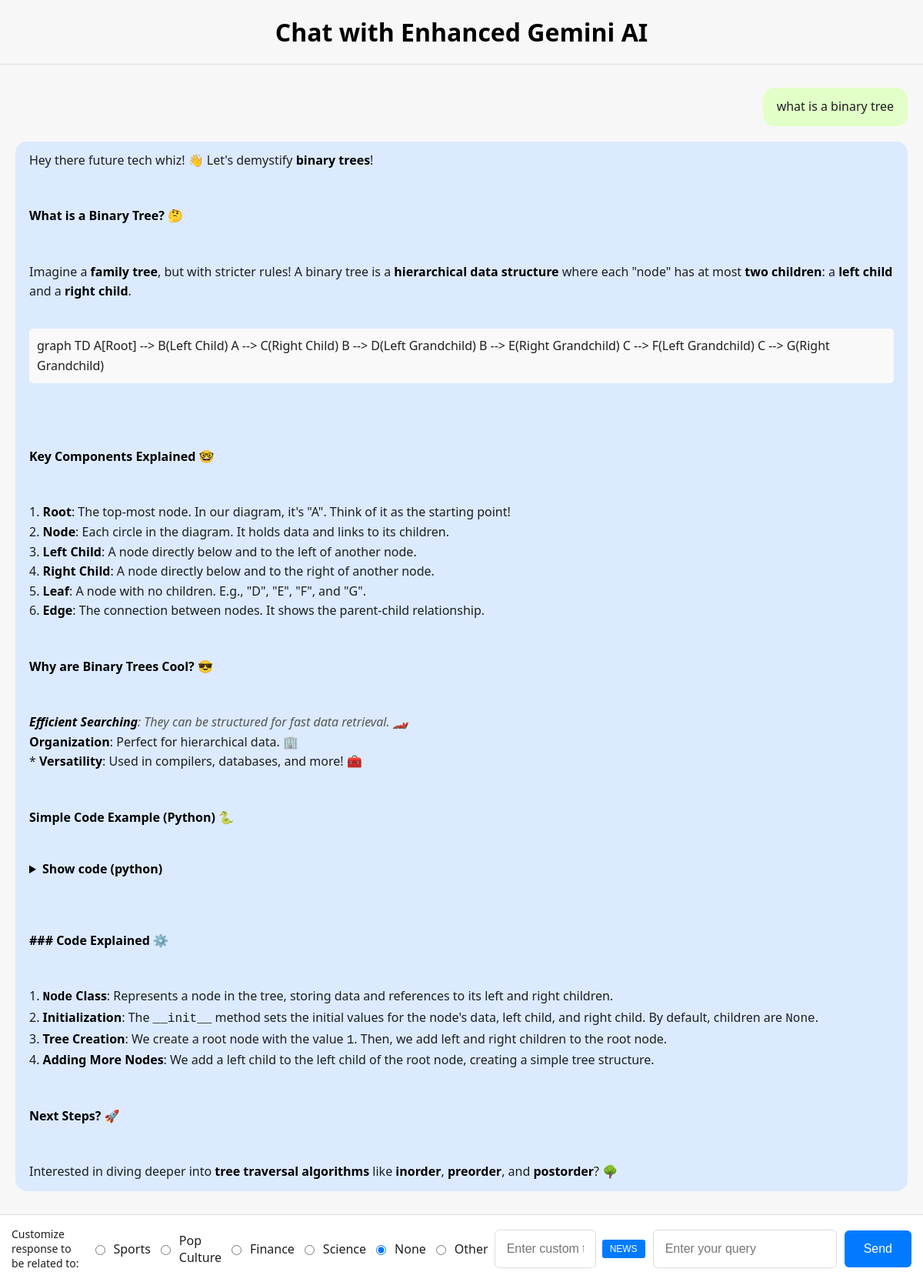
The page / on the database its author committed.
### tables this page shows
CREATE TABLE chat_history (
            id INTEGER PRIMARY KEY AUTOINCREMENT,
            message_type TEXT,
            message_text TEXT,
            timestamp DATETIME DEFAULT CURRENT_TIMESTAMP
        );

### app/app.py (the view, shortened to what this page needs)
@app.route("/", methods=["GET", "POST"])
def index():
    chat_history = get_chat_history(limit=10)
    return render_template("app.html", chat_history=chat_history)

### app/app.py (called while the page is built)
def get_chat_history(limit):
    conn = sqlite3.connect("chat_history.db")
    cursor = conn.cursor()
    cursor.execute("SELECT message_type, message_text FROM chat_history ORDER BY id DESC LIMIT ?", (limit,))
    rows = cursor.fetchall()
    conn.close()
    return [{"type": row[0], "text": row[1]} for row in rows][::-1]  # reverse to maintain order

### app/templates/app.html (shortened to what this page needs)
<!doctype html>
<html lang="en">
<head>
    <link rel="stylesheet" href="{{ url_for('static', filename='app.css') }}">
    <link rel="stylesheet" href="https://cdnjs.cloudflare.com/ajax/libs/prism/1.29.0/themes/prism.min.css">
</head>
<body>
    <div class="container">
        <h1>Chat with Enhanced Gemini AI</h1>
        <div class="chat-box" id="chat-box">
            {% for message in chat_history %}
                <div class="message {{ message.type }}">
                    {% autoescape false %}{{ message.text }}{% endautoescape %}
                </div>
            {% endfor %}
        </div>
        <form method="post" action="/">
            <div class="checkbox-group">
                <span class="checkbox-label">Customize response to be related to:</span>
                <input type="radio" name="topic" value="sports" id="sports"> <label for="sports">Sports</label>
                <input type="radio" name="topic" value="pop culture, music, and movies/tv" id="pop"> <label for="pop">Pop Culture</label>
                <input type="radio" name="topic" value="finance and investing" id="finance"> <label for="finance">Finance</label>
                <input type="radio" name="topic" value="science and space" id="science"> <label for="science">Science</label>
                <input type="radio" name="topic" value="none" id="none" checked> <label for="none">None</label>
                <input type="radio" name="topic" value="other" id="other"> <label for="other">Other</label>
                <input type="text" name="custom_topic_input" placeholder="Enter custom topic" style="display:inline-block; width: 100px;">
                <button id="news-button" type="button" style="padding: 5px 10px; font-size: 12px; background-color: #007bff; color: white; border: none; border-radius: 3px; cursor: pointer; display: inline-block; width: auto;">
                    NEWS
                </button>
            </div>
            <input type="text" name="user_input" placeholder="Enter your query" required autofocus>
            <input type="submit" value="Send">
        </form>
    </div>
</body>
</html>

### app/static/app.css (style rules this page uses)
body { font-family: 'Segoe UI', sans-serif; background-color: #f7f7f8; color: #1c1e21; margin: 0; height: 100vh; display: flex; flex-direction: column; }
.container { display: flex; flex-direction: column; width: 100%; height: 100vh; margin: auto; box-shadow: none; padding: 0; }
.chat-box { flex-grow: 1; overflow-y: auto; border-top: 1px solid #e0e0e0; padding: 20px; background-color: #f7f7f7; display: flex; flex-direction: column; height: calc(100vh - 150px); }
h1, h2, h3, h4, h5, h6 { color: #000000; font-weight: 600; }
h1 { text-align: center; margin: 20px 0; }
form { display: flex; align-items: center; gap: 10px; padding: 15px; background-color: #ffffff; border-top: 1px solid #ddd; }
.checkbox-group { display: flex; align-items: center; gap: 8px; }
.checkbox-label { font-size: 14px; }
input[type="text"] { flex-grow: 1; padding: 15px; border: 1px solid #ddd; border-radius: 6px; font-size: 16px; }
input[type="submit"] { padding: 15px 25px; border: none; border-radius: 6px; background-color: #007bff; color: #fff; font-size: 16px; cursor: pointer; transition: background-color 0.3s; }
.message { max-width: 100%; padding: 12px 18px; margin: 10px 0; border-radius: 15px; line-height: 1.6; word-wrap: break-word; font-size: 16px; }
.message.user { align-self: flex-end; background-color: #e1ffc7; }
.message.ai { align-self: flex-start; background-color: #dbeafe; }
.bold-text.clickable-word { font-weight: bold; color: black; text-decoration: none; cursor: pointer; }
.italic-text { font-style: italic; color: #555; }
.clickable-word { cursor: pointer; color: blue; text-decoration: underline; }
.mermaid { background-color: #f9f9f9; padding: 10px; border-radius: 5px; margin: 10px 0; overflow-x: auto; max-width: 100%; }

### rows shown on the page
chat_history: text "what is a binary tree"
chat_history: text "Hey there future tech whiz! 👋 Let's demystify binary trees ! What is a Binary Tree? 🤔 Imagine a family tree , but with stricter rules! A binary tree is a hierarchical data structure where each \"node\" has at most two children : a left child and a right child . graph TD A[Root] --> B(Left Child) A --> C(Right Child) B --> D(Left Grandchild) B --> E(Right Grandchild) C --> F(Left Grandchild) C --> G(Right Grandchild) Key Components Explained 🤓 1. Root : The top-most node. In our diagram, it's \"A\". Think of it as the starting point! 2. Node : Each circle in the diagram. It holds data and links to its children. 3. Left Child : A node directly below and to the left of another node. 4. Right Child…"
